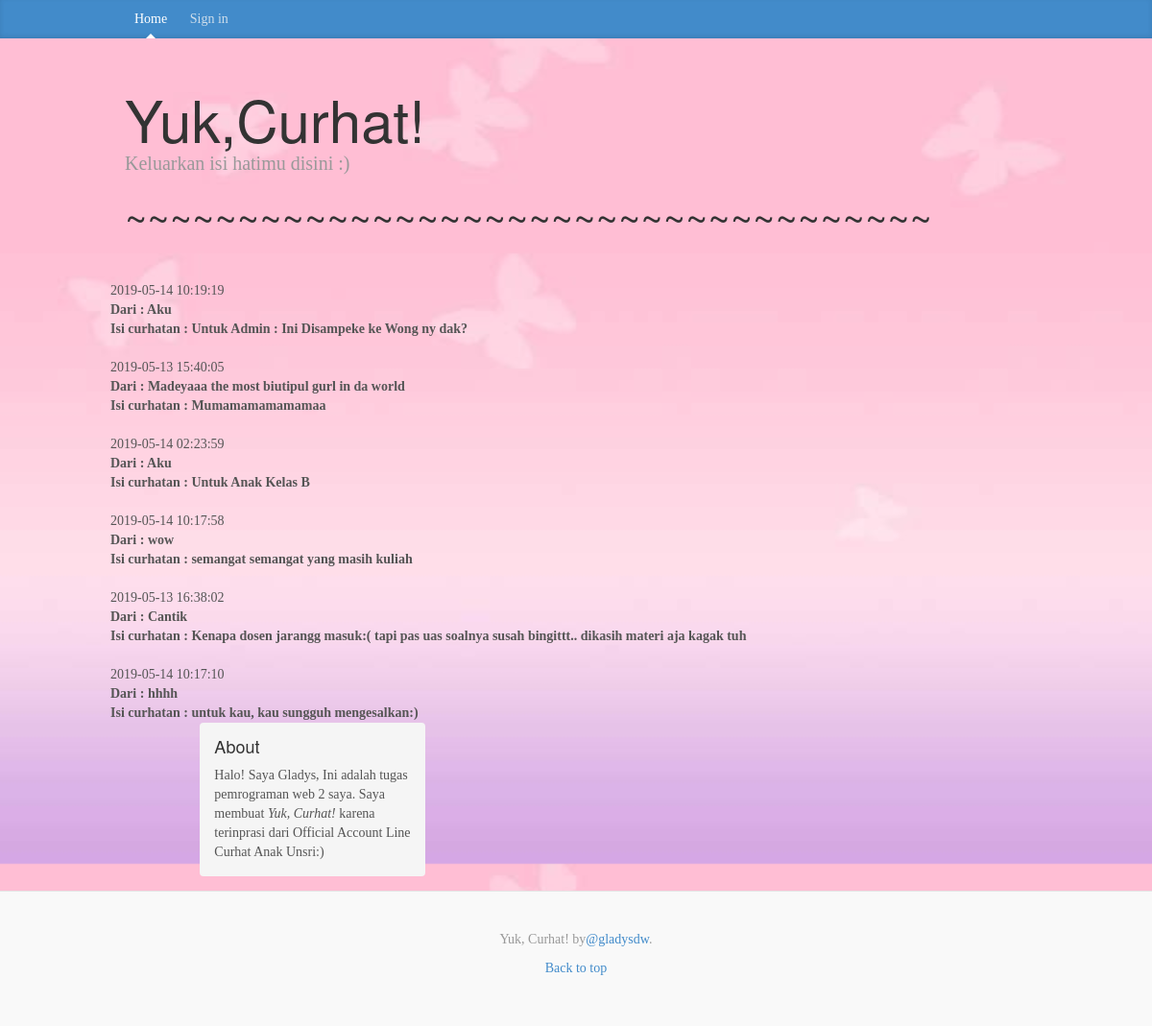
The page / on the database its author committed.
### tables this page shows
CREATE TABLE IF NOT EXISTS `post_` (
  `id_post` int(20) NOT NULL AUTO_INCREMENT,
  `title` varchar(50) NOT NULL,
  `content` text NOT NULL,
  `waktu` timestamp NOT NULL DEFAULT CURRENT_TIMESTAMP ON UPDATE CURRENT_TIMESTAMP,
  PRIMARY KEY (`id_post`)
);

### index.php (the view, shortened to what this page needs)
<!DOCTYPE html>
<html lang="en">
  <head>
    <link href="css/bootstrap.min.css" rel="stylesheet">
    <link href="blog.css" rel="stylesheet">
  </head>
  <body>
    <div class="blog-masthead">
      <div class="container">
        <nav class="blog-nav">
          <a class="blog-nav-item active" href="index.php">Home</a>
          <a class="blog-nav-item" href="login.php">Sign in</a>
        </nav>
      </div>
    </div>
    <div class="container">
      <div class="blog-header">
        <h1 class="blog-title">Yuk,Curhat!</h1>
        <p class="lead blog-description">Keluarkan isi hatimu disini :)</p>
        <h2 class="blog-post-title">~~~~~~~~~~~~~~~~~~~~~~~~~~~~~~~~~~~~</h2>
      </div>
      <div class="row">
      <?php
        $servername = "sql108.epizy.com";
        $username = "epiz_23895109";
        $password = "46H0J0Bz";
        $dbname = "epiz_23895109_ycdys";
        $conn = new mysqli($servername, $username, $password, $dbname);
        $sql = "SELECT * FROM post_";
        $result = $conn->query($sql);
        if ($result->num_rows > 0) {
                          while($row = $result->fetch_assoc()) {
                              echo "<br>"." ".$row["waktu"]."<br>";
                              echo "<strong>Dari : ". substr($row["title"], 0,1000)."</strong><br>";
                              echo "<strong>Isi curhatan : " . substr($row["content"], 0,1000)."</strong><br>";
        }
        }
        ?>
</div>
<div class="col-sm-3 col-sm-offset-1 blog-sidebar">
          <div class="sidebar-module sidebar-module-inset">
            <h4>About</h4>
            <p>Halo! Saya Gladys, Ini adalah tugas pemrograman web 2 saya. Saya membuat <em>Yuk, Curhat!</em> karena terinprasi dari Official Account Line Curhat Anak Unsri:)</p>
          </div>
        </div>
        </div>
    <div class="blog-footer">
      <p>Yuk, Curhat! by<a href="http://www.instagram.com/gladysdw">@gladysdw</a>.</p>
      <p>
        <a href="index.php">Back to top</a>
      </p>
    </div>
  </body>
</html>

### blog.css (style rules this page uses)
body { font-family: Georgia, "Times New Roman", Times, serif; color: #555; }
h1, .h1, h2, .h2, h3, .h3, h4, .h4, h5, .h5, h6, .h6 { margin-top: 0; font-family: "Helvetica Neue", Helvetica, Arial, sans-serif; font-weight: normal; color: #333; }
@media (min-width: 1200px) { .container { width: 970px; } }
.blog-masthead { background-color: #428bca; box-shadow: inset 0 -2px 5px rgba(0,0,0,.1); }
.blog-nav-item { position: relative; display: inline-block; padding: 10px; font-weight: 500; color: #cdddeb; }
.blog-nav .active { color: #fff; }
.blog-nav .active:after { position: absolute; bottom: 0; left: 50%; width: 0; height: 0; margin-left: -5px; vertical-align: middle; content: " "; border-right: 5px solid transparent; border-bottom: 5px solid; border-left: 5px solid transparent; }
.blog-header { padding-top: 20px; padding-bottom: 20px; }
.blog-title { margin-top: 30px; margin-bottom: 0; font-size: 60px; font-weight: normal; }
.blog-description { font-size: 20px; color: #999; }
.sidebar-module { padding: 15px; margin: 0 -15px 15px; }
.sidebar-module-inset { padding: 15px; background-color: #f5f5f5; border-radius: 4px; }
.sidebar-module-inset p:last-child, .sidebar-module-inset ul:last-child, .sidebar-module-inset ol:last-child { margin-bottom: 0; }
.blog-post-title { margin-bottom: 5px; font-size: 40px; }
.blog-footer { padding: 40px 0; color: #999; text-align: center; background-color: #f9f9f9; border-top: 1px solid #e5e5e5; }

### index.php (style rules this page uses)
body { background: url(iya.jpg); background-size: 1500px 900px; }

### rows shown on the page
post_: waktu "2019-05-14 10:19:19", title "Aku", content "Untuk Admin : Ini Disampeke ke Wong ny dak?"
post_: waktu "2019-05-13 15:40:05", title "Madeyaaa the most biutipul gurl in da world", content "Mumamamamamamaa"
post_: waktu "2019-05-14 02:23:59", title "Aku", content "Untuk Anak Kelas B"
post_: waktu "2019-05-14 10:17:58", title "wow", content "semangat semangat yang masih kuliah"
post_: waktu "2019-05-13 16:38:02", title "Cantik", content "Kenapa dosen jarangg masuk:( tapi pas uas soalnya susah bingittt.. dikasih materi aja kagak tuh"
post_: waktu "2019-05-14 10:17:10", title "hhhh", content "untuk kau, kau sungguh mengesalkan:)"
